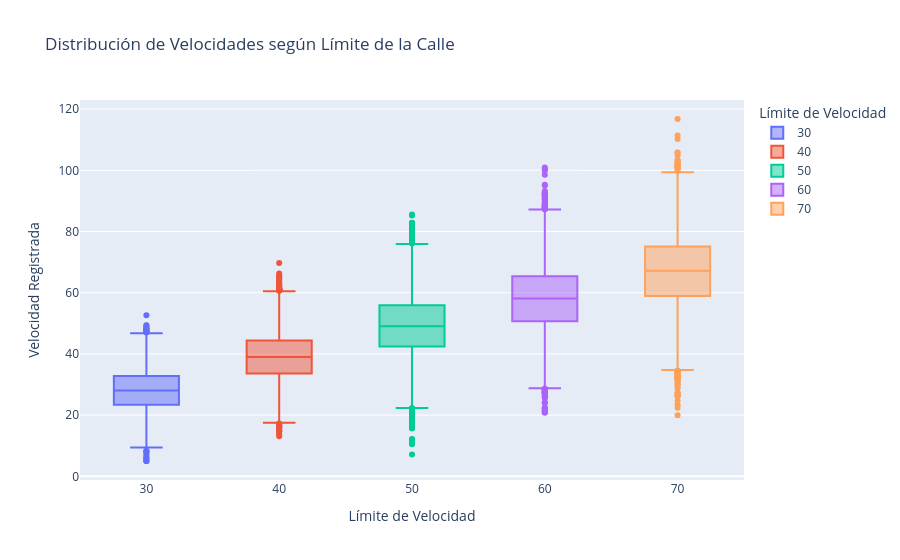

Notebook source saved alongside this figure:
### Markdown cell above
Qué demuestra
* Velocidad más frecuente.
* Dispersión de velocidades.
* Base para futuros modelos predictivos.

### Code cell
# Distribución por límite de velocidad

fig = px.box(
    df,
    x="speedLimit",
    y="speed",
    color="speedLimit",
    title="Distribución de Velocidades según Límite de la Calle",
    labels={
        "speedLimit": "Límite de Velocidad",
        "speed": "Velocidad Registrada"
    }
)

fig.show()

### Figure 1 — Plotly figure (JSON) as saved in the notebook; plotly's stock layout.template omitted (floating-point values rounded to 4 significant figures; data arrays with more than 128 entries replaced by an {"elided": "..."} marker saying what was removed)
{"data": [{"alignmentgroup": "True", "hovertemplate": "Límite de Velocidad=%{x}<br>Velocidad Registrada=%{y}<extra></extra>", "legendgroup": "30", "marker": {"color": "#636efa"}, "name": "30", "notched": false, "offsetgroup": "30", "orientation": "v", "showlegend": true, "type": "box", "x": {"elided": "4756 int values"}, "x0": " ", "xaxis": "x", "y": {"elided": "4756 float values"}, "y0": " ", "yaxis": "y"}, {"alignmentgroup": "True", "hovertemplate": "Límite de Velocidad=%{x}<br>Velocidad Registrada=%{y}<extra></extra>", "legendgroup": "40", "marker": {"color": "#EF553B"}, "name": "40", "notched": false, "offsetgroup": "40", "orientation": "v", "showlegend": true, "type": "box", "x": {"elided": "7397 int values"}, "x0": " ", "xaxis": "x", "y": {"elided": "7397 float values"}, "y0": " ", "yaxis": "y"}, {"alignmentgroup": "True", "hovertemplate": "Límite de Velocidad=%{x}<br>Velocidad Registrada=%{y}<extra></extra>", "legendgroup": "50", "marker": {"color": "#00cc96"}, "name": "50", "notched": false, "offsetgroup": "50", "orientation": "v", "showlegend": true, "type": "box", "x": {"elided": "12413 int values"}, "x0": " ", "xaxis": "x", "y": {"elided": "12413 float values"}, "y0": " ", "yaxis": "y"}, {"alignmentgroup": "True", "hovertemplate": "Límite de Velocidad=%{x}<br>Velocidad Registrada=%{y}<extra></extra>", "legendgroup": "60", "marker": {"color": "#ab63fa"}, "name": "60", "notched": false, "offsetgroup": "60", "orientation": "v", "showlegend": true, "type": "box", "x": {"elided": "9850 int values"}, "x0": " ", "xaxis": "x", "y": {"elided": "9850 float values"}, "y0": " ", "yaxis": "y"}, {"alignmentgroup": "True", "hovertemplate": "Límite de Velocidad=%{x}<br>Velocidad Registrada=%{y}<extra></extra>", "legendgroup": "70", "marker": {"color": "#FFA15A"}, "name": "70", "notched": false, "offsetgroup": "70", "orientation": "v", "showlegend": true, "type": "box", "x": {"elided": "8265 int values"}, "x0": " ", "xaxis": "x", "y": {"elided": "8265 float values"}, "y0": " ", "yaxis": "y"}], "layout": {"boxmode": "overlay", "legend": {"title": {"text": "Límite de Velocidad"}, "tracegroupgap": 0}, "title": {"text": "Distribución de Velocidades según Límite de la Calle"}, "xaxis": {"anchor": "y", "categoryarray": [30, 40, 50, 60, 70], "categoryorder": "array", "domain": [0, 1], "title": {"text": "Límite de Velocidad"}}, "yaxis": {"anchor": "x", "domain": [0, 1], "title": {"text": "Velocidad Registrada"}}}}
